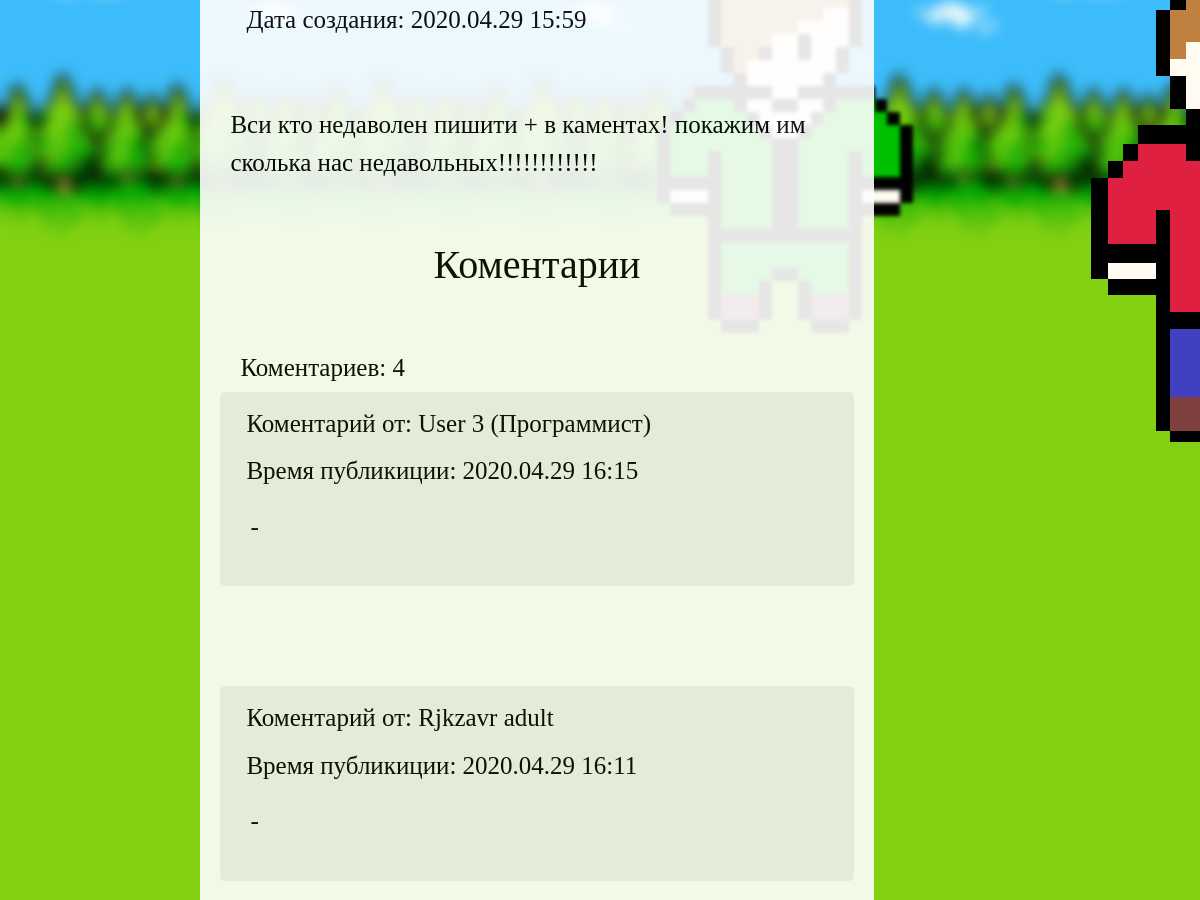
Page /Publication/1/ (middle part) on the earlier database version.
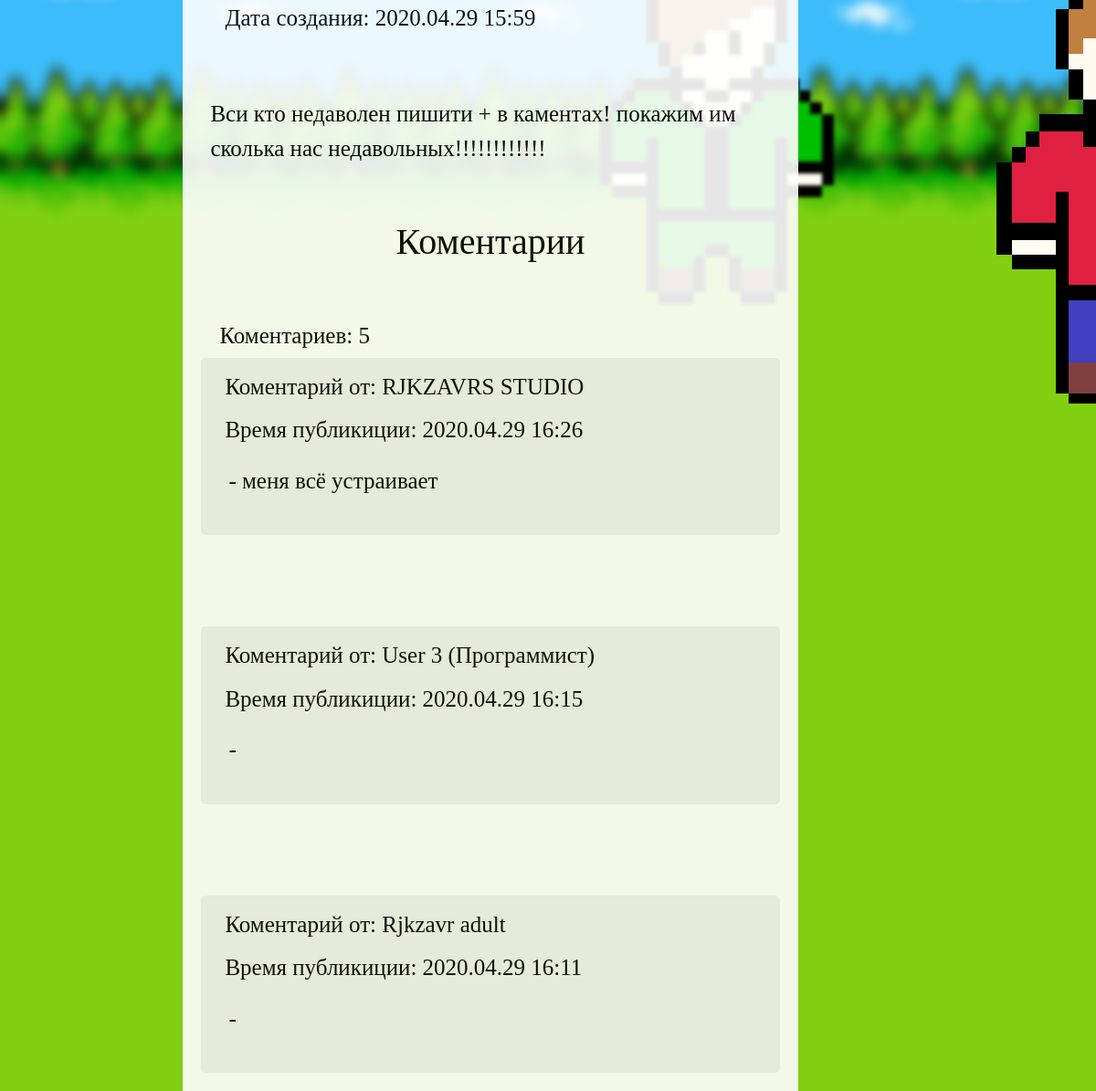
Same page on the later database version.
### data/publications.py (models this page shows)
class Publications(SqlAlchemyBase, SerializerMixin):
    __tablename__ = 'publications'
    id = sqlalchemy.Column(sqlalchemy.Integer, primary_key=True, autoincrement=True)
    header = sqlalchemy.Column(sqlalchemy.String, nullable=True)
    body = sqlalchemy.Column(sqlalchemy.String, nullable=True)
    created_date = sqlalchemy.Column(sqlalchemy.DateTime)
    comments = orm.relation('Comments')
    author_id = sqlalchemy.Column(sqlalchemy.Integer, sqlalchemy.ForeignKey("user.id"))
    author = orm.relation('User')
    def formatted_date(self):
        d = self.created_date
        return f"{str(d.year).rjust(2, '0')}.{str(d.month).rjust(2, '0')}.{d.day} {str(d.hour).rjust(2, '0')}:{str(d.minute).rjust(2, '0')}"

### data/comments.py (models this page shows)
class Comments(SqlAlchemyBase, SerializerMixin):
    __tablename__ = 'comments'
    id = sqlalchemy.Column(sqlalchemy.Integer, primary_key=True, autoincrement=True)
    text = sqlalchemy.Column(sqlalchemy.String, nullable=True)
    created_date = sqlalchemy.Column(sqlalchemy.DateTime, default=datetime.now())
    product_id = sqlalchemy.Column(sqlalchemy.Integer, sqlalchemy.ForeignKey("products.id"))
    product = orm.relation('Products')
    developers_diary_publication_id = sqlalchemy.Column(sqlalchemy.Integer, sqlalchemy.ForeignKey("developers_diary.id"))
    developers_diary_publication = orm.relation('DevelopersDiary')
    publication_id = sqlalchemy.Column(sqlalchemy.Integer, sqlalchemy.ForeignKey("publications.id"))
    publication = orm.relation('Publications')
    author_id = sqlalchemy.Column(sqlalchemy.Integer, sqlalchemy.ForeignKey("user.id"))
    author = orm.relation('User')
    def formatted_date(self):
        d = self.created_date
        return f"{str(d.year).rjust(2, '0')}.{str(d.month).rjust(2, '0')}.{d.day} {str(d.hour).rjust(2, '0')}:{str(d.minute).rjust(2, '0')}"

### data/users.py (models this page shows, shortened)
class User(SqlAlchemyBase, UserMixin, SerializerMixin):
    __tablename__ = 'user'
    id = sqlalchemy.Column(sqlalchemy.Integer, primary_key=True, autoincrement=True)
    surname = sqlalchemy.Column(sqlalchemy.String, nullable=True)
    name = sqlalchemy.Column(sqlalchemy.String, nullable=True)
    age = sqlalchemy.Column(sqlalchemy.Integer, nullable=True)
    nickname = sqlalchemy.Column(sqlalchemy.String, nullable=True)
    email = sqlalchemy.Column(sqlalchemy.String, index=True, unique=True, nullable=True)
    hashed_password = sqlalchemy.Column(sqlalchemy.String, nullable=True)
    created_date = sqlalchemy.Column(sqlalchemy.DateTime)
    status = sqlalchemy.Column(sqlalchemy.Integer, nullable=True, default=0)
    background_image_id = sqlalchemy.Column(sqlalchemy.Integer, nullable=True, default=0)
    publications = orm.relation('Publications')
    developers_diary = orm.relation('DevelopersDiary')
    comments = orm.relation('Comments')

### run.py (the view)
@app.route("/Publication/<int:id>/", methods=['GET', 'POST'])
def publication(id):
    status = 0
    if current_user.is_authenticated:
        status = current_user.status + 1
    session = db_session.create_session()
    publication = session.query(Publications).get(id)
    session.close()
    if publication:
        form = CommentsForm()
        if form.submit.data:
            if current_user.is_authenticated:
                session = db_session.create_session()
                user = session.query(User).get(current_user.id)
                publication = session.query(Publications).get(id)
                comment = Comments()
                comment.text = form.text.data
                comment.created_date = datetime.datetime.now()
                form.text.data = ""
                user.comments.append(comment)
                session.merge(user)
                publication.comments.append(comment)
                session.merge(publication)
                session.commit()
                session = db_session.create_session()
                comments = session.query(Comments).filter(Comments.publication_id == id).order_by(
                    Comments.created_date.desc()).all()
                templ = render_template("/Publication.html", publication=publication, status=status, user=current_user,
                                        style=url_for('static', filename='css/style.css'), form=form, comments=comments,
                                        count_commentaries=len(comments), base_href=f"Publication/{id}/",
                                        bgimg=get_image_profile(current_user))
                session.close()
                return templ
        else:
            comments = session.query(Comments).filter(Comments.publication_id == id).order_by(
                Comments.created_date.desc()).all()
            templ = render_template("/Publication.html", publication=publication, status=status, user=current_user,
                                    style=url_for('static', filename='css/style.css'), form=form, comments=comments,
                                    count_commentaries=len(comments), base_href=f"Publication/{id}/",
                                    bgimg=get_image_profile(current_user))
            session.close()
            return templ
    session.close()
    return redirect('/Publications')

### data/db_session.py (called while the page is built)
def create_session() -> Session:
    global __factory
    return __factory()

### run.py (called while the page is built)
def get_image_profile(user):
    bg_img = 1
    if user.is_authenticated:
        bg_img = user.background_image_id + 1
    return url_for('static', filename=f'img/background_img_{bg_img}.png')

### templates/Publication.html (shortened to what this page needs)
{% extends "base.html" %}
{% block content %}
<div class="navbar">
    <div class="title">
        <p class="diary-text">Дата создания: {{ publication.formatted_date() }}</p>
    </div>
</div>
<div>
    <p class="diary-text">
        {% for text in publication.body.split("\n") %}
        {{text}}<br>
        {% endfor %}
    </p>
</div>
{% include "comments.html" %}
{% endblock %}

### templates/comments.html (shortened to what this page needs)
<div class="block-comments">
    <div class="title">
        <h1 class="title-text">Коментарии</h1>
    </div>
    <div class="block-count">
        <p class="diary-text">Коментариев: {{ count_commentaries }}</p>
    </div>
    {% for comment in comments %}
    <div class="block-comment">
        <div class="navbar">
            <div>
                <p class="diary-text">
                    Коментарий от: {{ comment.author.nickname }}
                </p>
            </div>
            <div>
                <a>
                    <p class="diary-text">
                        Время публикиции: {{ comment.formatted_date() }}
                    </p>
                </a>
            </div>
        </div>
        <div class="block-body-comment">
            <p class="diary-text">
                {{ comment.text }}
            </p>
        </div>
        <div class="navbar">
        </div>
    </div>
    {% endfor %}
</div>

Differences in the rows shown:
added Comments: author.nickname "RJKZAVRS STUDIO", formatted_date "2020.04.29 16:26", text "- меня всё устраивает"
Other differences:
{{ count_commentaries }}: "4" → "5"
